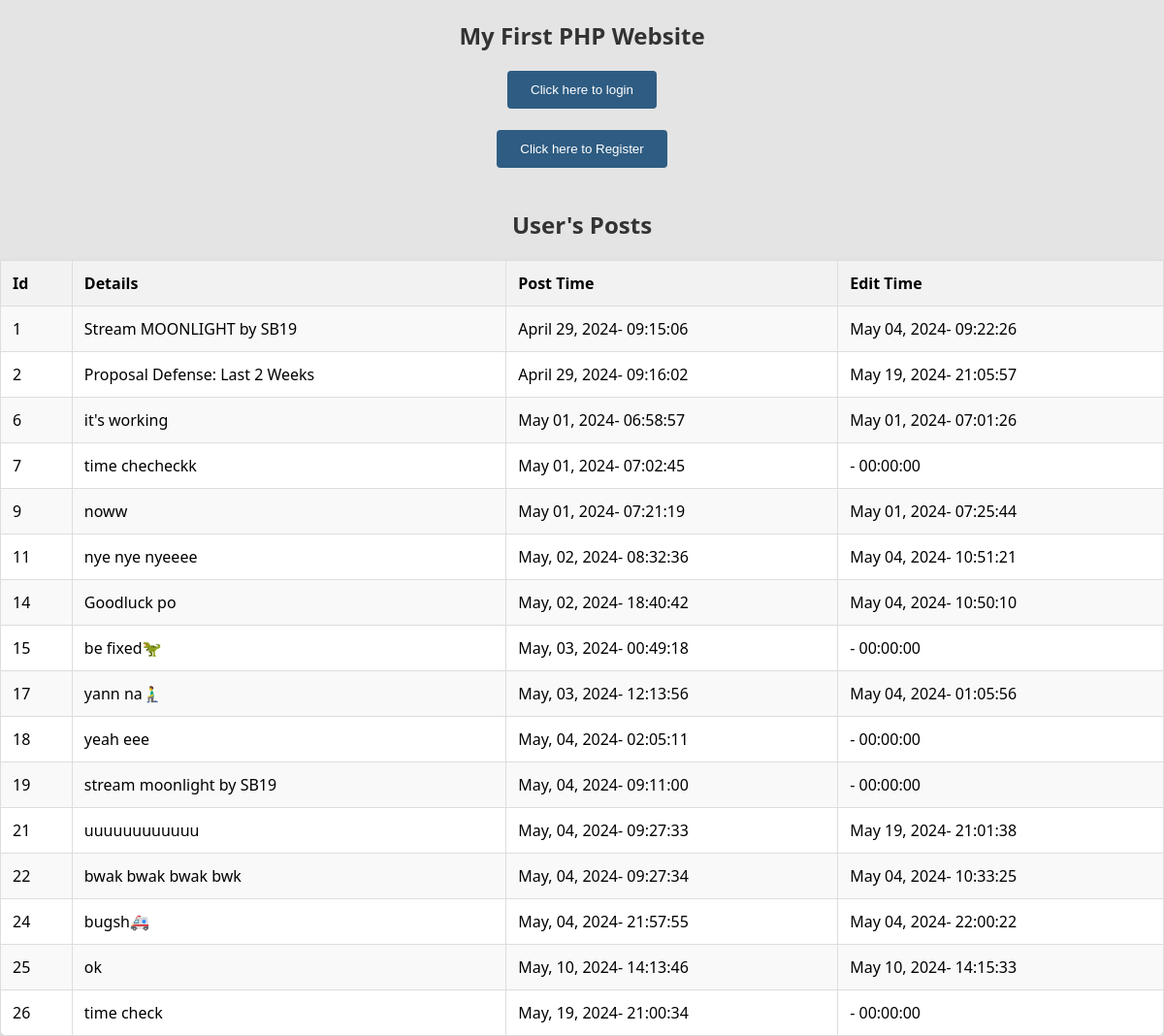
The page / on the database its author committed.
### tables this page shows
CREATE TABLE `list_tbl` (
  `id` int(11) NOT NULL,
  `details` text NOT NULL,
  `date_posted` varchar(30) NOT NULL,
  `time_posted` time NOT NULL,
  `date_edited` varchar(30) NOT NULL,
  `time_edited` time NOT NULL,
  `public` varchar(5) NOT NULL
);

### index.php (the view, shortened to what this page needs)
<!DOCTYPE html>
<html>
<head>
<link rel="stylesheet" href="stylex.css">
</head>
<body>
<?php
echo "<h2>My First PHP Website</h2>";
?>
<center><button onclick="document.location='login.php'">Click here to login</button></center> <br>
<center><button onclick="document.location='register.php'">Click here to Register</button></center> <br>
<h2 align="center">User's Posts</h2>
<table>
<tr>
<th>Id</th>
<th>Details</th>
<th>Post Time</th>
<th>Edit Time</th>
</tr>
<?php
$servername = "localhost";
$username_db = "root";
$password_db = "";
$db_name = "first_db";
$conn = mysqli_connect($servername, $username_db, $password_db,$db_name);
$query = mysqli_query($conn, "SELECT * FROM `list_tbl` WHERE `public` = 'yes'");
while($row = mysqli_fetch_array($query))
{
Print "<tr>";
Print "<td>".$row['id']."</td>";
Print "<td>".$row['details']."</td>";
Print "<td>".$row['date_posted']. "-
".$row['time_posted']."</td>";
Print "<td>".$row['date_edited']. "-
".$row['time_edited']."</td>";
Print "</tr>";
}
?>
</table>
</body>
</html>

### stylex.css (style rules this page uses)
body { font-family: 'Segoe UI', Tahoma, Geneva, Verdana, sans-serif; margin: 0; padding: 0; background-color: #e4e4e4; }
h2 { text-align: center; color: #333; margin-bottom: 20px; }
button { display: inline-block; padding: 12px 24px; background-color:#2e5c82; color: #fff; border: none; border-radius: 4px; cursor: pointer; transition: background-color 0.3s ease; }
table { width: 100%; border-collapse: collapse; margin-top: 20px; background-color: #fff; box-shadow: 0 4px 8px rgba(0, 0, 0, 0.1); border-radius: 8px; }
th, td { border: 1px solid #ddd; padding: 12px; text-align: left; }
th { background-color: #f2f2f2; }
tr:nth-child(even) { background-color: #f9f9f9; }

### rows shown on the page
list_tbl: id "1", details "Stream MOONLIGHT by SB19", date_posted "April 29, 2024", time_posted "09:15:06", date_edited "May 04, 2024", time_edited "09:22:26"
list_tbl: id "2", details "Proposal Defense: Last 2 Weeks", date_posted "April 29, 2024", time_posted "09:16:02", date_edited "May 19, 2024", time_edited "21:05:57"
list_tbl: id "6", details "it's working", date_posted "May 01, 2024", time_posted "06:58:57", date_edited "May 01, 2024", time_edited "07:01:26"
list_tbl: id "7", details "time checheckk", date_posted "May 01, 2024", time_posted "07:02:45", time_edited "00:00:00"
list_tbl: id "9", details "noww", date_posted "May 01, 2024", time_posted "07:21:19", date_edited "May 01, 2024", time_edited "07:25:44"
list_tbl: id "11", details "nye nye nyeeee", date_posted "May, 02, 2024", time_posted "08:32:36", date_edited "May 04, 2024", time_edited "10:51:21"
list_tbl: id "14", details "Goodluck po", date_posted "May, 02, 2024", time_posted "18:40:42", date_edited "May 04, 2024", time_edited "10:50:10"
list_tbl: id "15", details "be fixed🦖", date_posted "May, 03, 2024", time_posted "00:49:18", time_edited "00:00:00"
list_tbl: id "17", details "yann na🧎‍♂️", date_posted "May, 03, 2024", time_posted "12:13:56", date_edited "May 04, 2024", time_edited "01:05:56"
list_tbl: id "18", details "yeah eee", date_posted "May, 04, 2024", time_posted "02:05:11", time_edited "00:00:00"
list_tbl: id "19", details "stream moonlight by SB19", date_posted "May, 04, 2024", time_posted "09:11:00", time_edited "00:00:00"
list_tbl: id "21", details "uuuuuuuuuuuu", date_posted "May, 04, 2024", time_posted "09:27:33", date_edited "May 19, 2024", time_edited "21:01:38"
list_tbl: id "22", details "bwak bwak bwak bwk", date_posted "May, 04, 2024", time_posted "09:27:34", date_edited "May 04, 2024", time_edited "10:33:25"
list_tbl: id "24", details "bugsh🚑", date_posted "May, 04, 2024", time_posted "21:57:55", date_edited "May 04, 2024", time_edited "22:00:22"
list_tbl: id "25", details "ok", date_posted "May, 10, 2024", time_posted "14:13:46", date_edited "May 10, 2024", time_edited "14:15:33"
list_tbl: id "26", details "time check", date_posted "May, 19, 2024", time_posted "21:00:34", time_edited "00:00:00"
